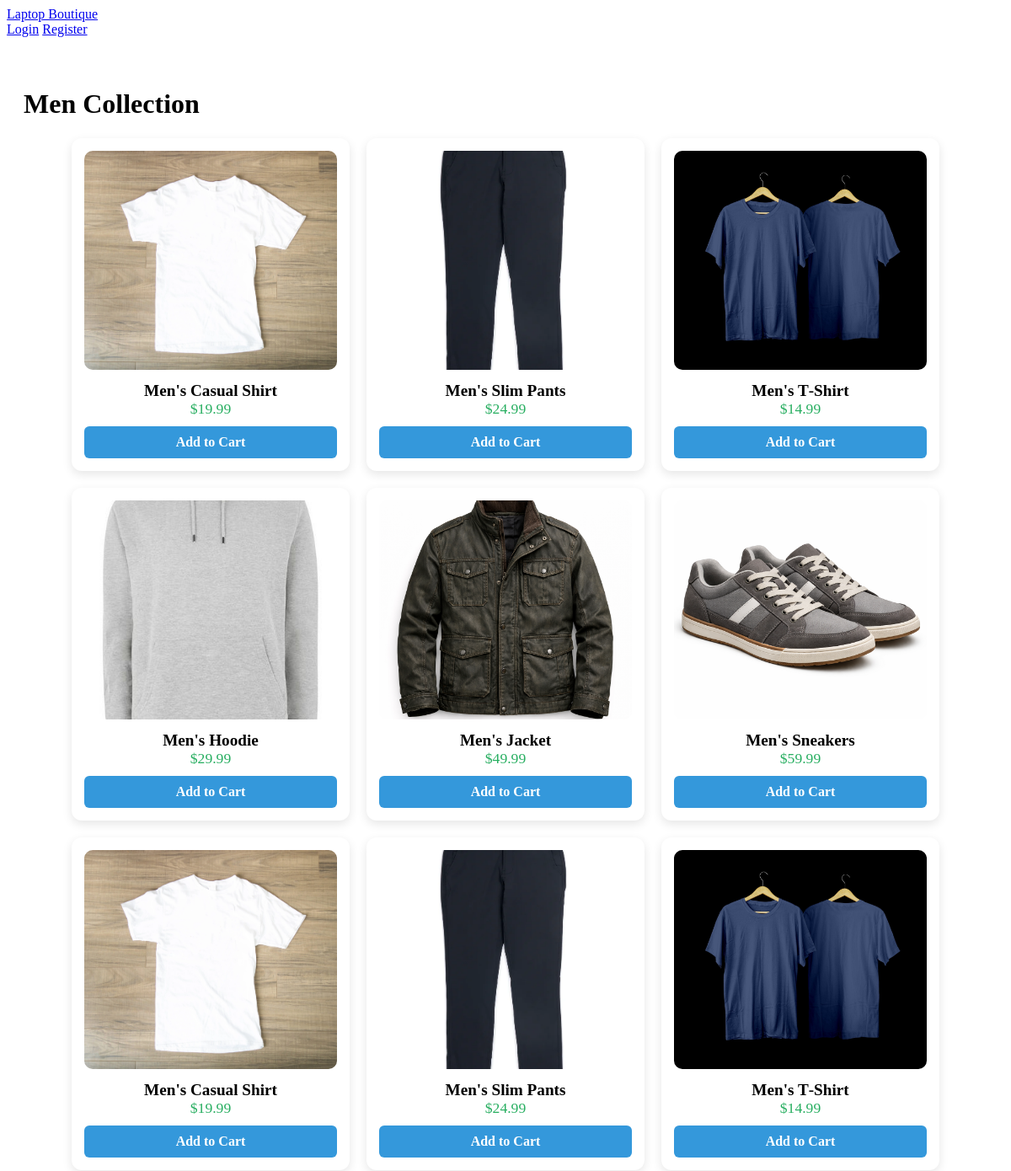
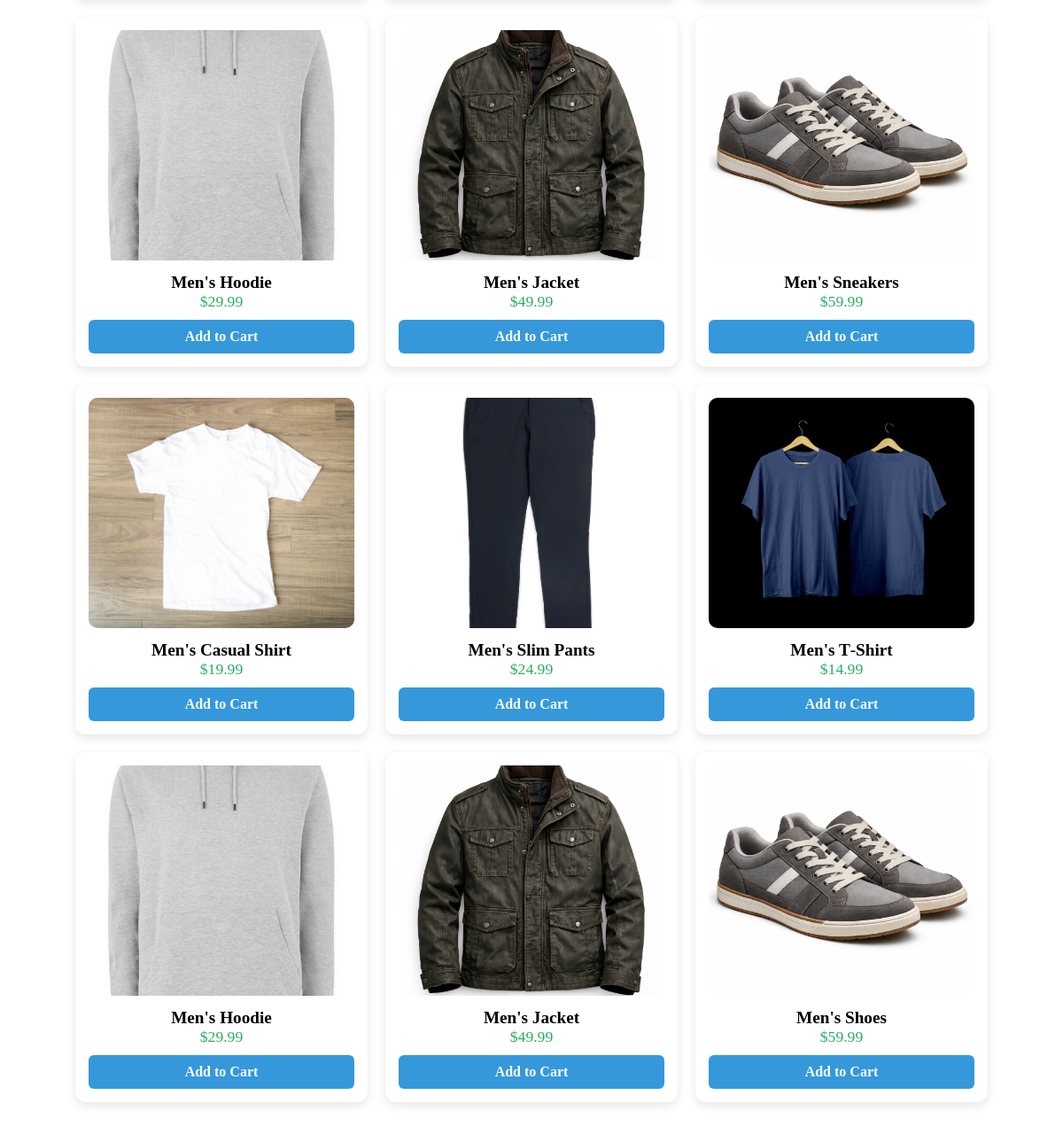
/products/men/, run on the app's committed database (2 pictures, top to bottom).
### orders/models.py (models this page shows, shortened)
class Product(models.Model):
    CATEGORY_CHOICES = [
        ("men", "Men"),
        ("women", "Women"),
        ("kids", "Kids"),
    ]
    name = models.CharField(max_length=200)
    category = models.CharField(max_length=20, choices=CATEGORY_CHOICES)
    price = models.DecimalField(max_digits=8, decimal_places=2)
    description = models.TextField(blank=True)
    sizes = models.CharField(max_length=200)   # Example: "S,M,L,XL"
    colors = models.CharField(max_length=200)  # Example: "Black,White,Blue"
    image = models.ImageField(upload_to="product_images/", blank=True, null=True)
    created_at = models.DateTimeField(auto_now_add=True)

### orders/views.py (the view)
# urls.py: path("products/men/", views.men_products, name="men_products"),
def men_products(request):
    products = Product.objects.filter(category="men")
    return render(request, "product_list.html", {"products": products, "title": "Men"})

### orders/templates/product_list.html
{% extends "base.html" %}
{% load static %}
{% block content %}
<h1 class="section-title">{{ title }} Collection</h1>
<div class="category-row" style="display:flex;flex-wrap:wrap;gap:20px;justify-content:center;">
    {% for product in products %}
    <div class="category-card" style="width:300px;background:white;padding:15px;border-radius:12px;box-shadow:0 4px 12px rgba(0,0,0,0.1);text-align:center;">
        {% if product.image %}
        <img src="{{ product.image.url }}" style="width:100%;height:260px;object-fit:cover;border-radius:10px;">
        {% else %}
        <img src="{% static 'images/placeholder.jpg' %}" style="width:100%;height:260px;object-fit:cover;border-radius:10px;">
        {% endif %}
        <div class="item-name" style="font-size:1.2rem;font-weight:bold;margin-top:10px;">
            {{ product.name }}
        </div>
        <div class="item-price" style="color:#27ae60;font-size:1.1rem;margin-bottom:10px;">
            ${{ product.price }}
        </div>
        <a href="{% url 'add_to_cart' product.id %}" class="add-btn"
           style="display:block;padding:10px;background:#3498db;color:white;border-radius:6px;text-decoration:none;font-weight:bold;">
           Add to Cart
        </a>
    </div>
    {% endfor %}
</div>
{% endblock %}

### orders/templates/base.html (shortened to what this page needs)
{% load static %}
<!DOCTYPE html>
<html lang="en">
<head>
 <link rel="stylesheet" href="{% static 'css/style.css' %}">
</head>
<body>
<nav class="navbar">
 <div class="nav-left">
   <a href="/">Laptop Boutique</a>
 </div>
 <div class="nav-right">
   {% if user.is_authenticated %}
     <span>Welcome, {{ user.username }}</span>
     <a href="/create-order/">Create Order</a>
     <a href="/orders/">My Orders</a>
     <a href="/notifications/">Notifications</a>
     <form method="post" action="{% url 'logout' %}" class="logout-form">
       {% csrf_token %}
       <button type="submit" class="logout-link">Logout</button>
     </form>
   {% else %}
     <a href="/accounts/login/">Login</a>
     <a href="/register/">Register</a>
   {% endif %}
 </div>
</nav>
<main style="padding: 40px 20px;">
 {% block content %}{% endblock %}
</main>
</body>
</html>

### data on the page
Product: image (picture), name "Men's Casual Shirt", price "19.99"
Product: image (picture), name "Men's Slim Pants", price "24.99"
Product: image (picture), name "Men's T‑Shirt", price "14.99"
Product: image (picture), name "Men's Hoodie", price "29.99"
Product: image (picture), name "Men's Jacket", price "49.99"
Product: image (picture), name "Men's Sneakers", price "59.99"
Product: image (picture), name "Men's Casual Shirt", price "19.99"
Product: image (picture), name "Men's Slim Pants", price "24.99"
Product: image (picture), name "Men's T‑Shirt", price "14.99"
Product: image (picture), name "Men's Hoodie", price "29.99"
Product: image (picture), name "Men's Jacket", price "49.99"
Product: image (picture), name "Men's Sneakers", price "59.99"
Product: image (picture), name "Men's Casual Shirt", price "19.99"
Product: image (picture), name "Men's Slim Pants", price "24.99"
Product: image (picture), name "Men's T‑Shirt", price "14.99"
Product: image (picture), name "Men's Hoodie", price "29.99"
Product: image (picture), name "Men's Jacket", price "49.99"
Product: image (picture), name "Men's Shoes", price "59.99"

### other printed values
{{ title }} "Men"
